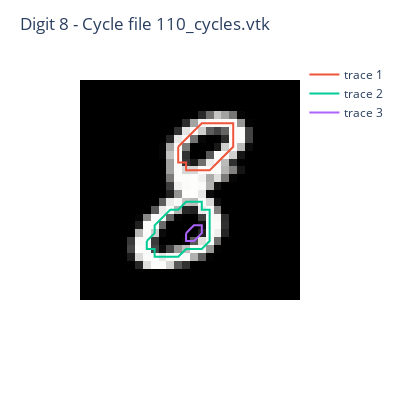

The notebook cell saved with this chart:
### Markdown cell above
Also in this case, `visualizeCycles` accepts an image as input. This can be used to visualize cycles overlayed to the original image

### Code cell
digitPrefix = "8/110"
pngFile = os.path.join(IMG_DIR, digitPrefix+".png")
img = io.imread(pngFile)

cycleFile = os.path.join(VTK_DIR, digitPrefix+"_cycles.vtk")
visualizeCycles(img, cycleFile)

### Figure 1 — Plotly figure (JSON) as saved in the notebook; plotly's stock layout.template omitted (floating-point values rounded to 4 significant figures; data arrays with more than 128 entries replaced by an {"elided": "..."} marker saying what was removed)
{"data": [{"coloraxis": "coloraxis", "hovertemplate": "x: %{x}<br>y: %{y}<br>color: %{z}<extra></extra>", "name": "0", "type": "heatmap", "xaxis": "x", "yaxis": "y", "z": {"elided": "28x28 int values"}}, {"mode": "lines", "type": "scatter", "x": [12, 12, 12, 13, 13, 14, 15, 16, 17, 18, 19, 19, 19, 19, 18, 17, 16, 15, 14, 13, 12], "y": [8, 9, 10, 10, 11, 11, 11, 11, 10, 9, 8, 7, 6, 5, 5, 5, 5, 5, 6, 7, 8]}, {"mode": "lines", "type": "scatter", "x": [8, 8, 9, 9, 10, 11, 12, 13, 14, 15, 16, 16, 16, 16, 16, 15, 15, 14, 13, 12, 11, 10, 9, 9, 8], "y": [20, 21, 21, 22, 22, 22, 22, 21, 21, 21, 20, 19, 18, 17, 16, 16, 15, 15, 15, 16, 16, 17, 18, 19, 20]}, {"mode": "lines", "type": "scatter", "x": [13, 13, 14, 15, 15, 14, 13], "y": [19, 20, 20, 19, 18, 18, 19]}], "layout": {"coloraxis": {"colorscale": [[0, "rgb(0, 0, 0)"], [0.09091, "rgb(16, 16, 16)"], [0.1818, "rgb(38, 38, 38)"], [0.2727, "rgb(59, 59, 59)"], [0.3636, "rgb(81, 80, 80)"], [0.4545, "rgb(102, 101, 101)"], [0.5455, "rgb(124, 123, 122)"], [0.6364, "rgb(146, 146, 145)"], [0.7273, "rgb(171, 171, 170)"], [0.8182, "rgb(197, 197, 195)"], [0.9091, "rgb(224, 224, 223)"], [1, "rgb(254, 254, 253)"]], "showscale": false}, "height": 400, "margin": {"t": 60}, "title": {"text": "Digit 8 - Cycle file 110_cycles.vtk"}, "width": 400, "xaxis": {"anchor": "y", "constrain": "domain", "domain": [0, 1], "scaleanchor": "y", "showticklabels": false}, "yaxis": {"anchor": "x", "autorange": "reversed", "constrain": "domain", "domain": [0, 1], "showticklabels": false}}}
